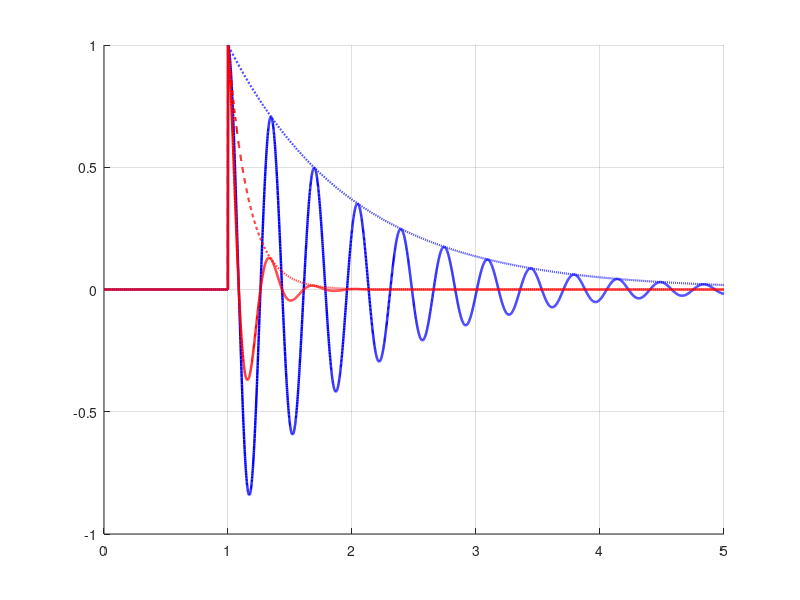

This figure's MATLAB source: (Note: this script raises an error after producing the figure.)
%% compareRealVsComplexSmallLargeP.m
% Compares four first-order/complex-pole systems' impulse response (real
% part), pairing real vs complex pole at both a small and a large decay
% rate -- isolates the effect of ADDING oscillation (real -> complex,
% same decay rate) at each decay-rate regime:
%   1/(s+p)        -- small decay rate, real pole (no oscillation)
%   1/(s+p+j*W)     -- small decay rate, complex pole (adds oscillation)
%   1/(s+P)        -- large decay rate, real pole (no oscillation)
%   1/(s+P+j*W)     -- large decay rate, complex pole (adds oscillation)
% Re{y(t)} = exp(-a*(t-t0))*cos(b*(t-t0)) for t>=t0, 0 for t<t0 -- an
% impulse disturbance applied at t=t0 (=1) instead of at t=0, so the
% response starts flat at equilibrium and only kicks off once the
% impulse hits, rather than starting from a displaced initial condition.

clear; clc;
scriptDir = fileparts(mfilename('fullpath'));
addpath(scriptDir);

p = 1;    % small decay rate
P = 6;    % large decay rate
W = 18;   % angular frequency [rad/s], shared by both complex cases
t0 = 1;   % time of the impulse

t = linspace(0, 5, 5000)';
tau = t - t0;
u = tau >= 0;   % impulse response only kicks in for t>=t0

g_p      = u .* exp(-p*tau);
g_p_W    = u .* exp(-p*tau) .* cos(W*tau);
g_P      = u .* exp(-P*tau);
g_P_W    = u .* exp(-P*tau) .* cos(W*tau);

figure('Color','w','Name','Real vs complex pole at small vs large decay rate');
hold on; grid on;
plot(t, g_p,   'b--', 'LineWidth', 1.5, 'DisplayName', sprintf('1/(s+p): p=%g', p));
plot(t, g_p_W, 'b-',  'LineWidth', 1.75, 'DisplayName', sprintf('1/(s+p+j\\Omega): p=%g, \\Omega=%g', p, W));
plot(t, g_P,   'r--', 'LineWidth', 1.5, 'DisplayName', sprintf('1/(s+P): P=%g', P));
plot(t, g_P_W, 'r-',  'LineWidth', 1.75, 'DisplayName', sprintf('1/(s+P+j\\Omega): P=%g, \\Omega=%g', P, W));
xline(t0, 'k:', 'Impulse', 'HandleVisibility', 'off');
yline(0, 'k:', 'HandleVisibility', 'off');
xlabel('Time [s]');
ylabel('Re\{y(t)\}');
title(sprintf('Impulse response (impulse at t=%g s): real vs complex pole, small vs large decay rate', t0));
legend('Location','best');
set(gca, 'FontSize', 12);

exportgraphics(gcf, fullfile(scriptDir, 'RealVsComplex_smallLargeP.png'));
fprintf('Saved plot to RealVsComplex_smallLargeP.png\n');
